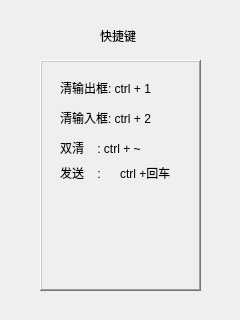
<?xml version="1.0" encoding="UTF-8"?>
<ui version="4.0">
 <class>DialogHelpShortcut</class>
 <widget class="QDialog" name="DialogHelpShortcut">
  <property name="geometry">
   <rect>
    <x>0</x>
    <y>0</y>
    <width>240</width>
    <height>320</height>
   </rect>
  </property>
  <property name="windowTitle">
   <string>Dialog</string>
  </property>
  <widget class="QLabel" name="label">
   <property name="geometry">
    <rect>
     <x>100</x>
     <y>30</y>
     <width>54</width>
     <height>12</height>
    </rect>
   </property>
   <property name="text">
    <string>快捷键</string>
   </property>
  </widget>
  <widget class="QFrame" name="frame">
   <property name="geometry">
    <rect>
     <x>40</x>
     <y>60</y>
     <width>161</width>
     <height>231</height>
    </rect>
   </property>
   <property name="frameShape">
    <enum>QFrame::WinPanel</enum>
   </property>
   <property name="frameShadow">
    <enum>QFrame::Raised</enum>
   </property>
   <widget class="QLabel" name="label_4">
    <property name="geometry">
     <rect>
      <x>20</x>
      <y>80</y>
      <width>121</width>
      <height>16</height>
     </rect>
    </property>
    <property name="text">
     <string>双清    : ctrl + ~</string>
    </property>
   </widget>
   <widget class="QLabel" name="label_2">
    <property name="geometry">
     <rect>
      <x>20</x>
      <y>20</y>
      <width>121</width>
      <height>16</height>
     </rect>
    </property>
    <property name="text">
     <string>清输出框: ctrl + 1</string>
    </property>
   </widget>
   <widget class="QLabel" name="label_3">
    <property name="geometry">
     <rect>
      <x>20</x>
      <y>50</y>
      <width>121</width>
      <height>16</height>
     </rect>
    </property>
    <property name="text">
     <string>清输入框: ctrl + 2</string>
    </property>
   </widget>
   <widget class="QLabel" name="label_5">
    <property name="geometry">
     <rect>
      <x>20</x>
      <y>105</y>
      <width>61</width>
      <height>16</height>
     </rect>
    </property>
    <property name="text">
     <string>发送    :</string>
    </property>
   </widget>
   <widget class="QLabel" name="label_6">
    <property name="geometry">
     <rect>
      <x>80</x>
      <y>105</y>
      <width>61</width>
      <height>16</height>
     </rect>
    </property>
    <property name="text">
     <string>ctrl +回车</string>
    </property>
   </widget>
  </widget>
 </widget>
 <resources/>
 <connections/>
</ui>
